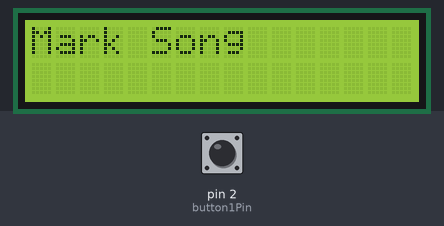
This sketch was run on a simulated Arduino Uno, built with avr-gcc and run on an emulated ATmega328P. On the bench: 16×2 character LCD. The test bench sets the inputs (shaded band); at power-on: pin 2 (button1Pin) HIGH.

Above: at 1.2 s.
1.3 s: pin 2 (button1Pin) pulled LOW for 3.2 s
At 5.6 s:
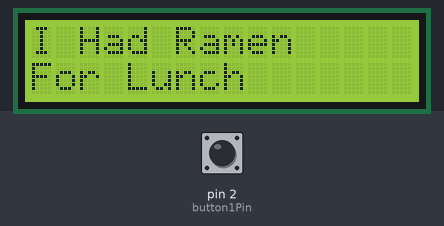
6.0 s: pin 2 (button1Pin) pulled LOW for 1 s
At 8.1 s:
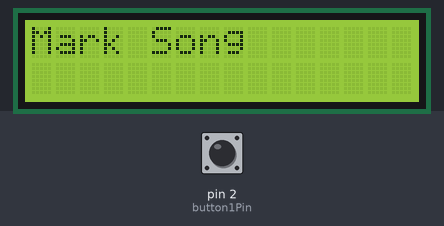
8.5 s: pin 2 (button1Pin) pulled LOW for 0.65 s
At 9.8 s:
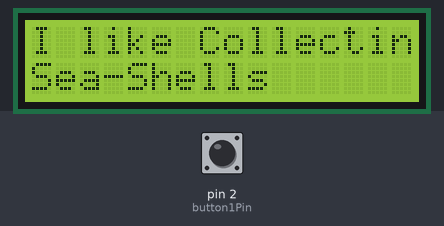
Timing chart, 0 to 11.5 s (numbered marks = the images above; inputs shaded):
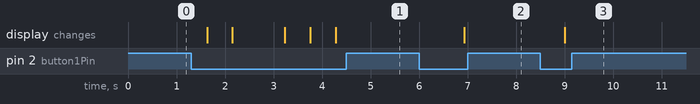

The sketch:

TEST.ino
```cpp
// (licence header left out)
//Load libraries
#include <Wire.h>
#include <LCD.h>
#include <LiquidCrystal_I2C.h>

int button1Pin = 2;    //The SW1 button is connect to pin 2 of the Arduino.
int button2Pin = 3;    //The SW2 button is connect to pin 3 of the Arduino.
int x = 0; //counter
int y = 0; // counter 2


//Define address for the Serial LCD display.
#define I2C_ADDR  0x3f  //If 0x3f doesn't work change this to 0x27
#define BACKLIGHT_PIN  3

//Initialise the Serial LCD.
LiquidCrystal_I2C lcd(I2C_ADDR, 2, 1, 0, 4, 5, 6, 7); //These pin numbers are hard coded in on the serial backpack board.

void setup()
{
  lcd.begin (16, 2);    //Initalize the LCD.
  lcd.setBacklightPin(3, POSITIVE); //Setup the backlight.
  lcd.setBacklight(HIGH); //Switch on the backlight.
  Serial.begin(9600);
  pinMode(button1Pin, INPUT);  //Setup button1 pin as an input pin.
  pinMode(button2Pin, INPUT);  //Setup button2 pin as an input pin.
}

void loop() {


  // if button 2 is pressed counter + 1 ( y + 1 )
  if (digitalRead(button1Pin) == LOW) {
    y ++ ;
  }

  // if y is 0 prints my name,
  if (y == 0 ) {
    lcd.clear();
    lcd.setCursor(0, 0);
    lcd.print("Mark Song");
    delay(500);
  }

  // if y is 1 prints my hobby,
  if (y == 1 ) {
    lcd.clear();
    lcd.setCursor(0, 0);
    lcd.print("I like Collectin");
    lcd.setCursor(0, 1);
    lcd.print("Sea-Shells");
    delay(500);
  }

  // if y is 2 prints what i had for lunch.
  if (y == 2 ) {
    lcd.clear();
    lcd.setCursor(0, 0);
    lcd.print("I Had Ramen ");
    lcd.setCursor(0, 1);
    lcd.print("For Lunch");
    delay(500);
  }

  //if y is 3 resets the counter(y) back to 0
  if (y == 3 ) {
    y == 0 ;
  }
}
```

Measured:
- after the input at 1.3 s, the display: first changes after 0.33 s (image 1 shows a later state)
- after the input at 6.0 s, the display: changes after 0.93 s (image 2)
- after the input at 8.5 s, the display: changes after 0.50 s (image 3)
